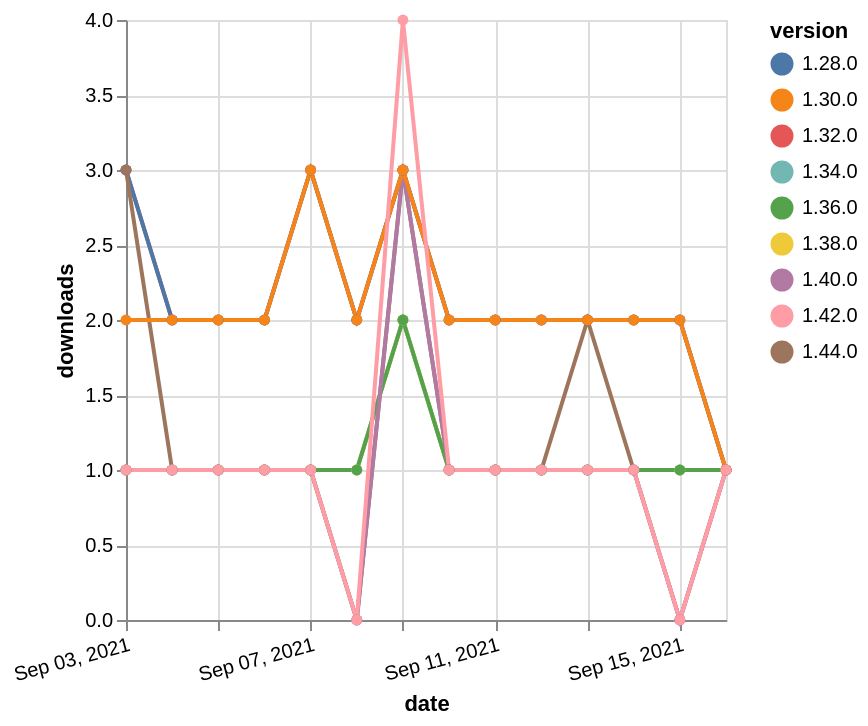

Vega-Lite specification for this chart:
### Vega-Lite specification from a JSON file in a GitHub repository (floating-point values rounded to 4 significant figures)
{"$schema": "https://vega.github.io/schema/vega-lite/v5.json", "description": "A simple bar chart with embedded data.", "data": {"values": [{"date": "2021-09-03", "total": 229, "delta": 1, "version": "1.34.0"}, {"date": "2021-09-04", "total": 230, "delta": 1, "version": "1.34.0"}, {"date": "2021-09-05", "total": 231, "delta": 1, "version": "1.34.0"}, {"date": "2021-09-06", "total": 232, "delta": 1, "version": "1.34.0"}, {"date": "2021-09-07", "total": 233, "delta": 1, "version": "1.34.0"}, {"date": "2021-09-08", "total": 234, "delta": 1, "version": "1.34.0"}, {"date": "2021-09-09", "total": 236, "delta": 2, "version": "1.34.0"}, {"date": "2021-09-10", "total": 237, "delta": 1, "version": "1.34.0"}, {"date": "2021-09-11", "total": 238, "delta": 1, "version": "1.34.0"}, {"date": "2021-09-12", "total": 239, "delta": 1, "version": "1.34.0"}, {"date": "2021-09-13", "total": 240, "delta": 1, "version": "1.34.0"}, {"date": "2021-09-14", "total": 241, "delta": 1, "version": "1.34.0"}, {"date": "2021-09-15", "total": 242, "delta": 1, "version": "1.34.0"}, {"date": "2021-09-16", "total": 243, "delta": 1, "version": "1.34.0"}, {"date": "2021-09-03", "total": 2243, "delta": 3, "version": "1.32.0"}, {"date": "2021-09-04", "total": 2245, "delta": 2, "version": "1.32.0"}, {"date": "2021-09-05", "total": 2247, "delta": 2, "version": "1.32.0"}, {"date": "2021-09-06", "total": 2249, "delta": 2, "version": "1.32.0"}, {"date": "2021-09-07", "total": 2252, "delta": 3, "version": "1.32.0"}, {"date": "2021-09-08", "total": 2254, "delta": 2, "version": "1.32.0"}, {"date": "2021-09-09", "total": 2257, "delta": 3, "version": "1.32.0"}, {"date": "2021-09-10", "total": 2259, "delta": 2, "version": "1.32.0"}, {"date": "2021-09-11", "total": 2261, "delta": 2, "version": "1.32.0"}, {"date": "2021-09-12", "total": 2263, "delta": 2, "version": "1.32.0"}, {"date": "2021-09-13", "total": 2265, "delta": 2, "version": "1.32.0"}, {"date": "2021-09-14", "total": 2267, "delta": 2, "version": "1.32.0"}, {"date": "2021-09-15", "total": 2269, "delta": 2, "version": "1.32.0"}, {"date": "2021-09-16", "total": 2270, "delta": 1, "version": "1.32.0"}, {"date": "2021-09-03", "total": 2601, "delta": 3, "version": "1.28.0"}, {"date": "2021-09-04", "total": 2603, "delta": 2, "version": "1.28.0"}, {"date": "2021-09-05", "total": 2605, "delta": 2, "version": "1.28.0"}, {"date": "2021-09-06", "total": 2607, "delta": 2, "version": "1.28.0"}, {"date": "2021-09-07", "total": 2610, "delta": 3, "version": "1.28.0"}, {"date": "2021-09-08", "total": 2612, "delta": 2, "version": "1.28.0"}, {"date": "2021-09-09", "total": 2615, "delta": 3, "version": "1.28.0"}, {"date": "2021-09-10", "total": 2617, "delta": 2, "version": "1.28.0"}, {"date": "2021-09-11", "total": 2619, "delta": 2, "version": "1.28.0"}, {"date": "2021-09-12", "total": 2621, "delta": 2, "version": "1.28.0"}, {"date": "2021-09-13", "total": 2623, "delta": 2, "version": "1.28.0"}, {"date": "2021-09-14", "total": 2625, "delta": 2, "version": "1.28.0"}, {"date": "2021-09-15", "total": 2627, "delta": 2, "version": "1.28.0"}, {"date": "2021-09-16", "total": 2628, "delta": 1, "version": "1.28.0"}, {"date": "2021-09-03", "total": 118, "delta": 3, "version": "1.44.0"}, {"date": "2021-09-04", "total": 119, "delta": 1, "version": "1.44.0"}, {"date": "2021-09-05", "total": 120, "delta": 1, "version": "1.44.0"}, {"date": "2021-09-06", "total": 121, "delta": 1, "version": "1.44.0"}, {"date": "2021-09-07", "total": 122, "delta": 1, "version": "1.44.0"}, {"date": "2021-09-08", "total": 122, "delta": 0, "version": "1.44.0"}, {"date": "2021-09-09", "total": 125, "delta": 3, "version": "1.44.0"}, {"date": "2021-09-10", "total": 126, "delta": 1, "version": "1.44.0"}, {"date": "2021-09-11", "total": 127, "delta": 1, "version": "1.44.0"}, {"date": "2021-09-12", "total": 128, "delta": 1, "version": "1.44.0"}, {"date": "2021-09-13", "total": 130, "delta": 2, "version": "1.44.0"}, {"date": "2021-09-14", "total": 131, "delta": 1, "version": "1.44.0"}, {"date": "2021-09-15", "total": 131, "delta": 0, "version": "1.44.0"}, {"date": "2021-09-16", "total": 132, "delta": 1, "version": "1.44.0"}, {"date": "2021-09-03", "total": 177, "delta": 1, "version": "1.38.0"}, {"date": "2021-09-04", "total": 178, "delta": 1, "version": "1.38.0"}, {"date": "2021-09-05", "total": 179, "delta": 1, "version": "1.38.0"}, {"date": "2021-09-06", "total": 180, "delta": 1, "version": "1.38.0"}, {"date": "2021-09-07", "total": 181, "delta": 1, "version": "1.38.0"}, {"date": "2021-09-08", "total": 182, "delta": 1, "version": "1.38.0"}, {"date": "2021-09-09", "total": 184, "delta": 2, "version": "1.38.0"}, {"date": "2021-09-10", "total": 185, "delta": 1, "version": "1.38.0"}, {"date": "2021-09-11", "total": 186, "delta": 1, "version": "1.38.0"}, {"date": "2021-09-12", "total": 187, "delta": 1, "version": "1.38.0"}, {"date": "2021-09-13", "total": 188, "delta": 1, "version": "1.38.0"}, {"date": "2021-09-14", "total": 189, "delta": 1, "version": "1.38.0"}, {"date": "2021-09-15", "total": 190, "delta": 1, "version": "1.38.0"}, {"date": "2021-09-16", "total": 191, "delta": 1, "version": "1.38.0"}, {"date": "2021-09-03", "total": 188, "delta": 1, "version": "1.36.0"}, {"date": "2021-09-04", "total": 189, "delta": 1, "version": "1.36.0"}, {"date": "2021-09-05", "total": 190, "delta": 1, "version": "1.36.0"}, {"date": "2021-09-06", "total": 191, "delta": 1, "version": "1.36.0"}, {"date": "2021-09-07", "total": 192, "delta": 1, "version": "1.36.0"}, {"date": "2021-09-08", "total": 193, "delta": 1, "version": "1.36.0"}, {"date": "2021-09-09", "total": 195, "delta": 2, "version": "1.36.0"}, {"date": "2021-09-10", "total": 196, "delta": 1, "version": "1.36.0"}, {"date": "2021-09-11", "total": 197, "delta": 1, "version": "1.36.0"}, {"date": "2021-09-12", "total": 198, "delta": 1, "version": "1.36.0"}, {"date": "2021-09-13", "total": 199, "delta": 1, "version": "1.36.0"}, {"date": "2021-09-14", "total": 200, "delta": 1, "version": "1.36.0"}, {"date": "2021-09-15", "total": 201, "delta": 1, "version": "1.36.0"}, {"date": "2021-09-16", "total": 202, "delta": 1, "version": "1.36.0"}, {"date": "2021-09-03", "total": 152, "delta": 1, "version": "1.40.0"}, {"date": "2021-09-04", "total": 153, "delta": 1, "version": "1.40.0"}, {"date": "2021-09-05", "total": 154, "delta": 1, "version": "1.40.0"}, {"date": "2021-09-06", "total": 155, "delta": 1, "version": "1.40.0"}, {"date": "2021-09-07", "total": 156, "delta": 1, "version": "1.40.0"}, {"date": "2021-09-08", "total": 156, "delta": 0, "version": "1.40.0"}, {"date": "2021-09-09", "total": 159, "delta": 3, "version": "1.40.0"}, {"date": "2021-09-10", "total": 160, "delta": 1, "version": "1.40.0"}, {"date": "2021-09-11", "total": 161, "delta": 1, "version": "1.40.0"}, {"date": "2021-09-12", "total": 162, "delta": 1, "version": "1.40.0"}, {"date": "2021-09-13", "total": 163, "delta": 1, "version": "1.40.0"}, {"date": "2021-09-14", "total": 164, "delta": 1, "version": "1.40.0"}, {"date": "2021-09-15", "total": 164, "delta": 0, "version": "1.40.0"}, {"date": "2021-09-16", "total": 165, "delta": 1, "version": "1.40.0"}, {"date": "2021-09-03", "total": 2575, "delta": 2, "version": "1.30.0"}, {"date": "2021-09-04", "total": 2577, "delta": 2, "version": "1.30.0"}, {"date": "2021-09-05", "total": 2579, "delta": 2, "version": "1.30.0"}, {"date": "2021-09-06", "total": 2581, "delta": 2, "version": "1.30.0"}, {"date": "2021-09-07", "total": 2584, "delta": 3, "version": "1.30.0"}, {"date": "2021-09-08", "total": 2586, "delta": 2, "version": "1.30.0"}, {"date": "2021-09-09", "total": 2589, "delta": 3, "version": "1.30.0"}, {"date": "2021-09-10", "total": 2591, "delta": 2, "version": "1.30.0"}, {"date": "2021-09-11", "total": 2593, "delta": 2, "version": "1.30.0"}, {"date": "2021-09-12", "total": 2595, "delta": 2, "version": "1.30.0"}, {"date": "2021-09-13", "total": 2597, "delta": 2, "version": "1.30.0"}, {"date": "2021-09-14", "total": 2599, "delta": 2, "version": "1.30.0"}, {"date": "2021-09-15", "total": 2601, "delta": 2, "version": "1.30.0"}, {"date": "2021-09-16", "total": 2602, "delta": 1, "version": "1.30.0"}, {"date": "2021-09-03", "total": 172, "delta": 1, "version": "1.42.0"}, {"date": "2021-09-04", "total": 173, "delta": 1, "version": "1.42.0"}, {"date": "2021-09-05", "total": 174, "delta": 1, "version": "1.42.0"}, {"date": "2021-09-06", "total": 175, "delta": 1, "version": "1.42.0"}, {"date": "2021-09-07", "total": 176, "delta": 1, "version": "1.42.0"}, {"date": "2021-09-08", "total": 176, "delta": 0, "version": "1.42.0"}, {"date": "2021-09-09", "total": 180, "delta": 4, "version": "1.42.0"}, {"date": "2021-09-10", "total": 181, "delta": 1, "version": "1.42.0"}, {"date": "2021-09-11", "total": 182, "delta": 1, "version": "1.42.0"}, {"date": "2021-09-12", "total": 183, "delta": 1, "version": "1.42.0"}, {"date": "2021-09-13", "total": 184, "delta": 1, "version": "1.42.0"}, {"date": "2021-09-14", "total": 185, "delta": 1, "version": "1.42.0"}, {"date": "2021-09-15", "total": 185, "delta": 0, "version": "1.42.0"}, {"date": "2021-09-16", "total": 186, "delta": 1, "version": "1.42.0"}]}, "width": "container", "mark": {"type": "line", "point": {"filled": true}}, "encoding": {"x": {"field": "date", "type": "temporal", "timeUnit": "yearmonthdate", "title": "date", "axis": {"labelAngle": -15}}, "y": {"field": "delta", "type": "quantitative", "title": "downloads"}, "color": {"field": "version", "type": "nominal"}, "tooltip": {"field": "delta"}}}
